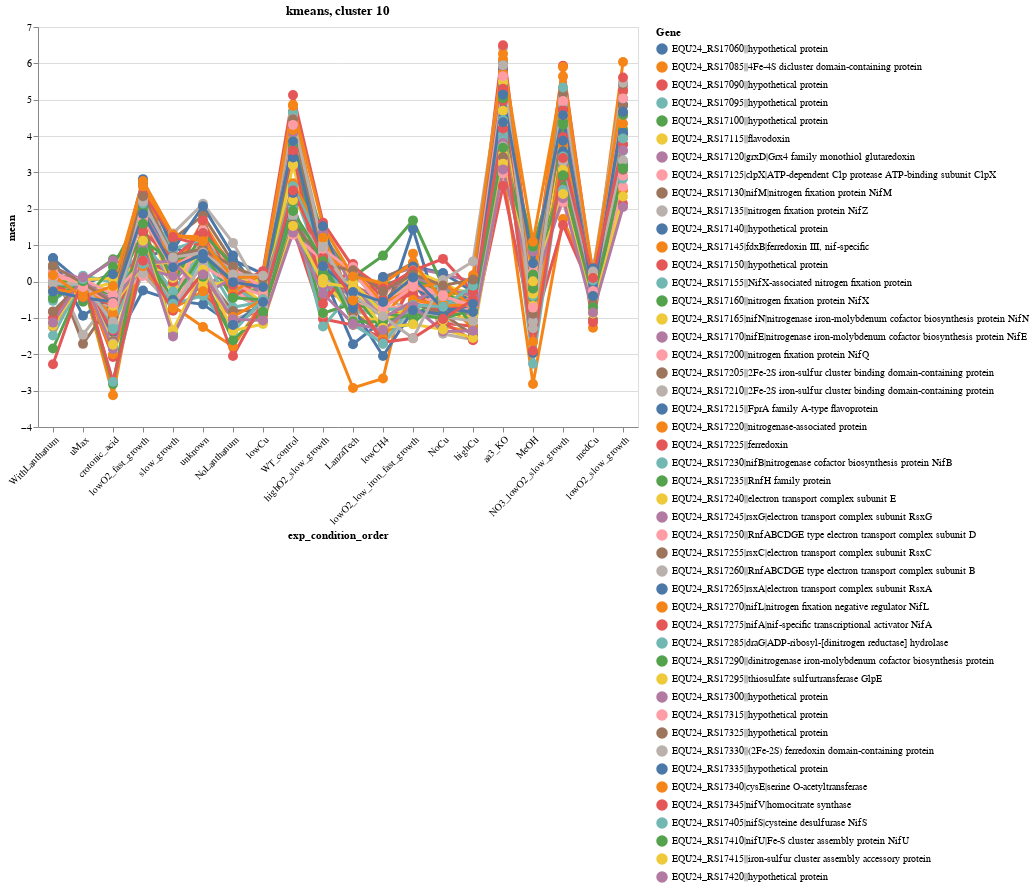

The code cell stored with this chart in its notebook:
### Code cell
check_cluster_expression(
    df_all_merged_kmeans_data, 
    conditions,
    10,
    "kmeans, cluster 10", 
    just_data= False)

### Figure 1 — Vega-Lite specification as saved in the notebook (floating-point values rounded to 4 significant figures; data arrays with more than 128 entries replaced by an {"elided": "..."} marker saying what was removed)
{"config": {"view": {"continuousWidth": 400, "continuousHeight": 300}}, "layer": [{"mark": "line", "encoding": {"color": {"type": "nominal", "field": "desc_string", "legend": {"columns": 1, "labelLimit": 0, "orient": "right", "symbolLimit": 200, "title": "Gene"}}, "opacity": {"condition": {"value": 1, "selection": {"or": ["selector002", "selector001"]}}, "value": 0.5}, "size": {"condition": {"value": 3, "selection": {"or": ["selector002", "selector001"]}}, "value": 1}, "x": {"type": "nominal", "axis": {"labelAngle": -45}, "field": "exp_condition_order", "sort": {"field": "exp_condition_order:N", "op": "count"}}, "y": {"type": "quantitative", "field": "mean"}}, "height": 400, "selection": {"selector002": {"type": "multi", "fields": ["desc_string"], "bind": "legend"}, "selector003": {"type": "interval", "bind": "scales", "encodings": ["x", "y"]}}, "title": "kmeans, cluster 10", "width": 600}, {"mark": "circle", "encoding": {"color": {"type": "nominal", "field": "desc_string", "legend": {"columns": 1, "labelLimit": 0, "orient": "right", "symbolLimit": 200, "title": "Gene"}}, "opacity": {"condition": {"value": 1, "selection": {"or": ["selector002", "selector001"]}}, "value": 0.2}, "size": {"condition": {"value": 100, "selection": {"or": ["selector002", "selector001"]}}, "value": 3}, "tooltip": [{"type": "nominal", "field": "locus_tag"}, {"type": "nominal", "field": "product"}, {"type": "nominal", "field": "group"}, {"type": "nominal", "field": "gene"}, {"type": "nominal", "field": "go_terms"}, {"type": "quantitative", "field": "start_coord"}, {"type": "quantitative", "field": "end_coord"}, {"type": "quantitative", "field": "length"}, {"type": "nominal", "field": "translation"}], "x": {"type": "nominal", "axis": {"labelAngle": -45}, "field": "exp_condition_order", "sort": {"field": "exp_condition_order:N", "op": "count"}}, "y": {"type": "quantitative", "field": "mean"}}, "selection": {"selector001": {"type": "single", "on": "mouseover", "fields": ["desc_string"], "nearest": true}}, "title": "kmeans, cluster 10"}], "data": {"name": "data-30643fa38397cdbc09e1becb0f75ab3f"}, "$schema": "https://vega.github.io/schema/vega-lite/v4.8.1.json", "datasets": {"data-30643fa38397cdbc09e1becb0f75ab3f": {"elided": "940 records"}}}
